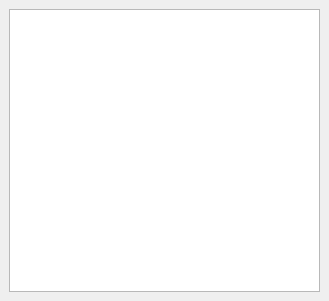
<?xml version="1.0" encoding="UTF-8"?>
<ui version="4.0">
 <class>ObjectTreeWidget</class>
 <widget class="QDockWidget" name="ObjectTreeWidget">
  <property name="geometry">
   <rect>
    <x>0</x>
    <y>0</y>
    <width>329</width>
    <height>301</height>
   </rect>
  </property>
  <property name="floating">
   <bool>false</bool>
  </property>
  <property name="windowTitle">
   <string>Object tree</string>
  </property>
  <widget class="QWidget" name="dockWidgetContents">
   <layout class="QVBoxLayout" name="verticalLayout">
    <item>
     <widget class="QTreeView" name="m_object_tree"/>
    </item>
   </layout>
  </widget>
 </widget>
 <resources/>
 <connections/>
</ui>
